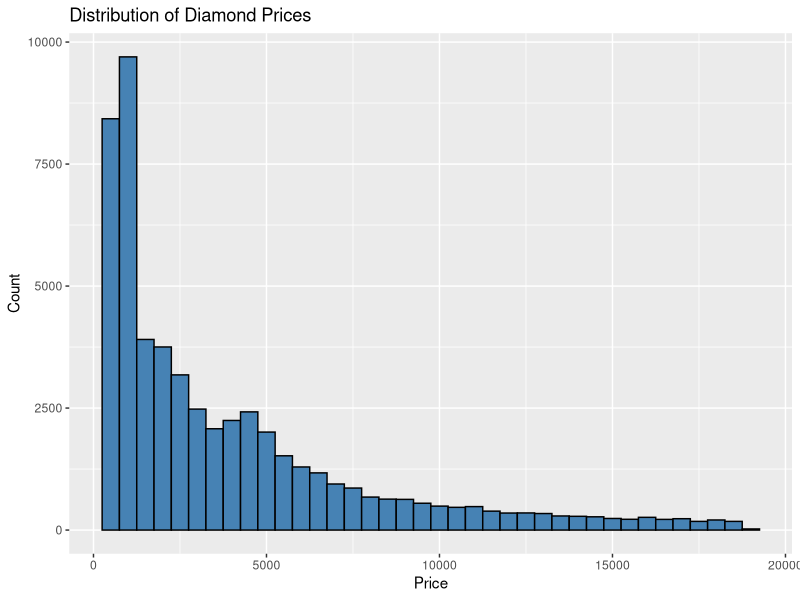
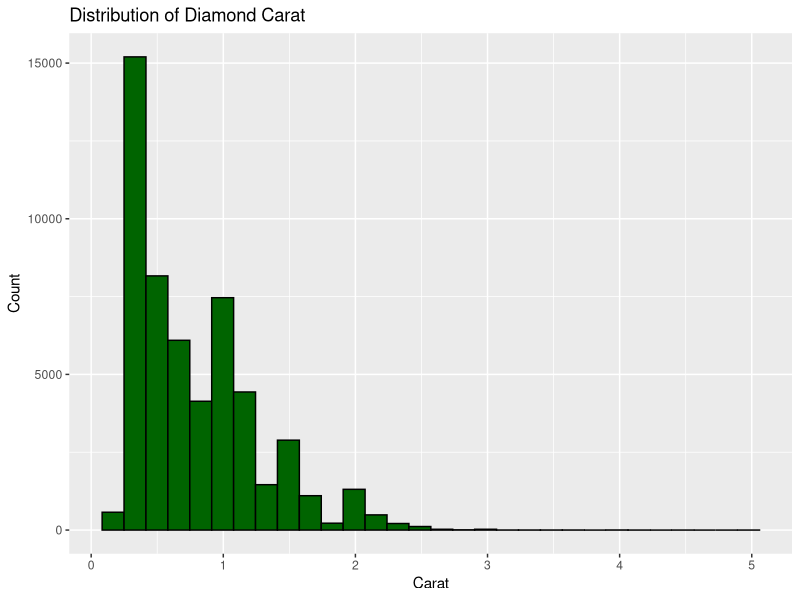
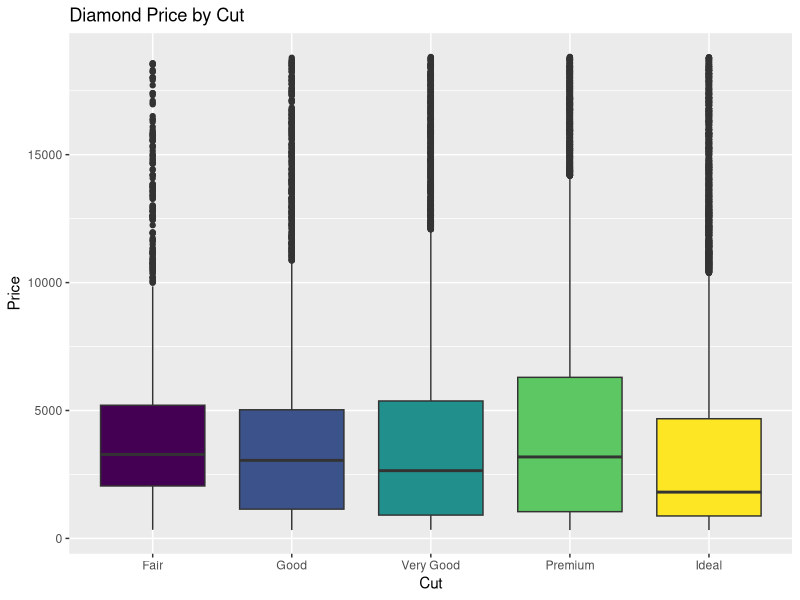
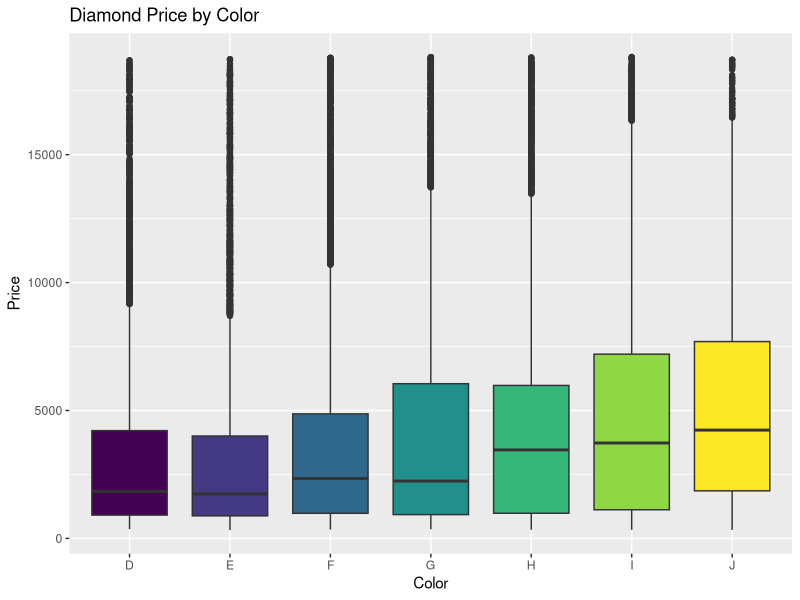
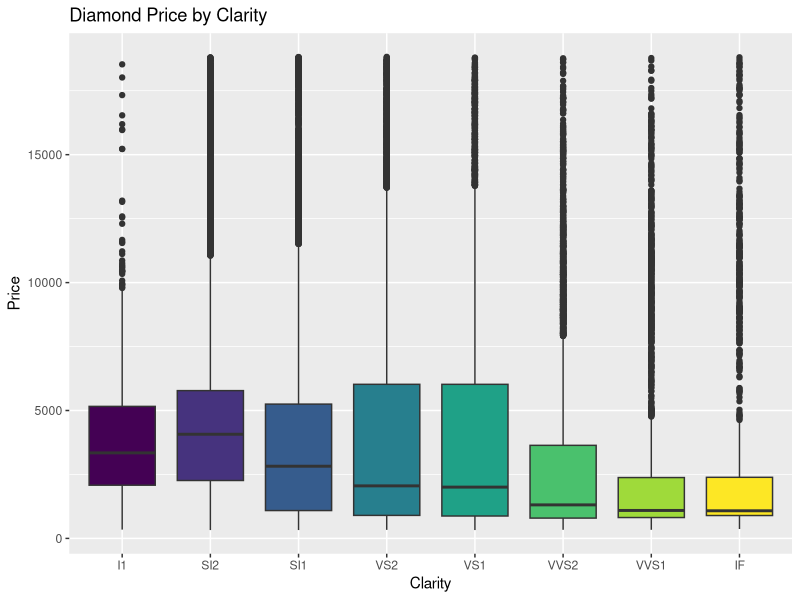
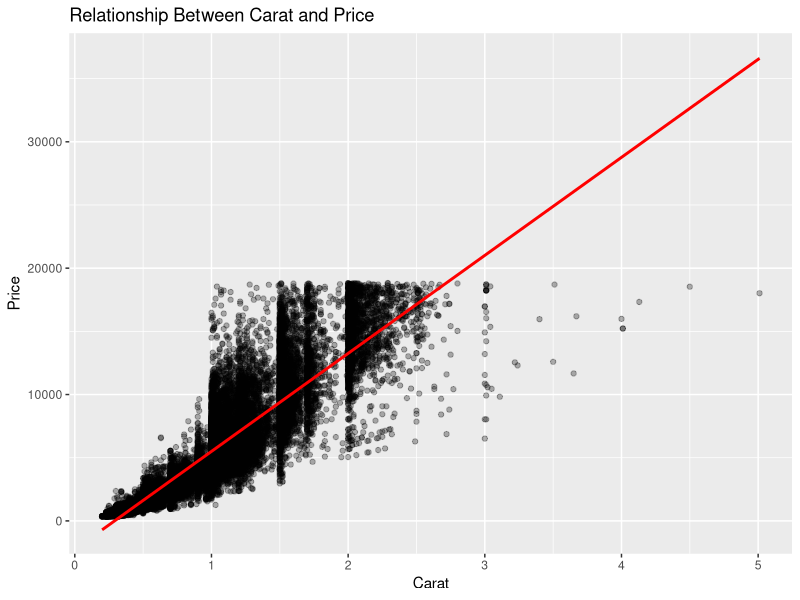
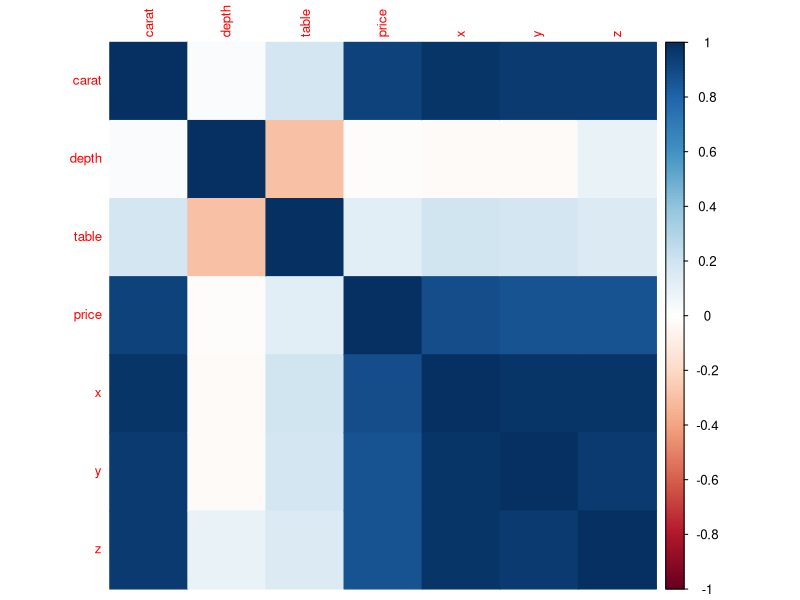
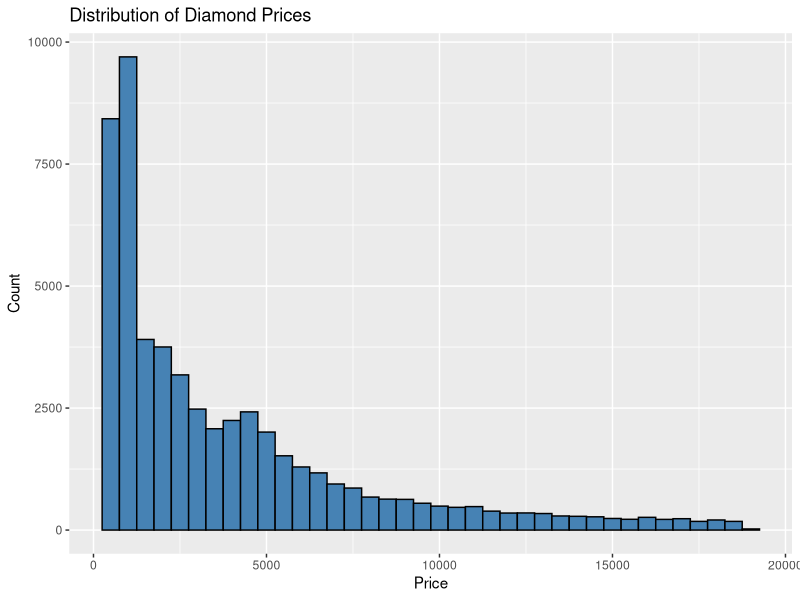

Recreate these plots in R, in order.
############################################################
# Diamond Price Analysis
# Author: Sruthirekha Ashokkumar
# Description:
# This project explores the relationship between diamond
# characteristics and price using the built-in diamonds
# dataset from the ggplot2 package.
############################################################

# ===============================
# Load Required Packages
# ===============================

library(ggplot2)
library(dplyr)
library(GGally)
library(corrplot)

# ===============================
# Load Dataset
# ===============================

data("diamonds")

# ===============================
# Explore the Dataset
# ===============================

head(diamonds)
str(diamonds)
summary(diamonds)
dim(diamonds)

# Check for missing values
colSums(is.na(diamonds))

# ===============================
# Histogram of Diamond Prices
# ===============================

price_hist <- ggplot(diamonds, aes(price)) +
  geom_histogram(binwidth = 500, fill = "steelblue", color = "black") +
  labs(
    title = "Distribution of Diamond Prices",
    x = "Price",
    y = "Count"
  )

price_hist

# Save Plot
ggsave(
  filename = "plots/histogram_price.png",
  plot = price_hist,
  width = 8,
  height = 5
)

# ===============================
# Histogram of Carat
# ===============================

carat_hist <- ggplot(diamonds, aes(carat)) +
  geom_histogram(bins = 30, fill = "darkgreen", color = "black") +
  labs(
    title = "Distribution of Diamond Carat",
    x = "Carat",
    y = "Count"
  )

carat_hist

ggsave(
  filename = "plots/histogram_carat.png",
  plot = carat_hist,
  width = 8,
  height = 5
)

# ===============================
# Boxplot by Cut
# ===============================

cut_plot <- ggplot(diamonds,
                   aes(cut, price, fill = cut)) +
  geom_boxplot() +
  theme(legend.position = "none") +
  labs(
    title = "Diamond Price by Cut",
    x = "Cut",
    y = "Price"
  )

cut_plot

ggsave(
  filename = "plots/boxplot_cut.png",
  plot = cut_plot,
  width = 8,
  height = 5
)

# ===============================
# Boxplot by Color
# ===============================

color_plot <- ggplot(diamonds,
                     aes(color, price, fill = color)) +
  geom_boxplot() +
  theme(legend.position = "none") +
  labs(
    title = "Diamond Price by Color",
    x = "Color",
    y = "Price"
  )

color_plot

ggsave(
  filename = "plots/boxplot_color.png",
  plot = color_plot,
  width = 8,
  height = 5
)

# ===============================
# Boxplot by Clarity
# ===============================

clarity_plot <- ggplot(diamonds,
                       aes(clarity, price, fill = clarity)) +
  geom_boxplot() +
  theme(legend.position = "none") +
  labs(
    title = "Diamond Price by Clarity",
    x = "Clarity",
    y = "Price"
  )

clarity_plot

ggsave(
  filename = "plots/boxplot_clarity.png",
  plot = clarity_plot,
  width = 8,
  height = 5
)

# ===============================
# Scatter Plot
# ===============================

scatter_plot <- ggplot(diamonds,
                       aes(carat, price)) +
  geom_point(alpha = 0.3) +
  geom_smooth(method = "lm", color = "red") +
  labs(
    title = "Relationship Between Carat and Price",
    x = "Carat",
    y = "Price"
  )

scatter_plot

ggsave(
  filename = "plots/scatter_carat_price.png",
  plot = scatter_plot,
  width = 8,
  height = 5
)

# ===============================
# Correlation Matrix
# ===============================

numeric_data <- diamonds %>%
  select(carat, depth, table, price, x, y, z)

cor_matrix <- cor(numeric_data)

print(cor_matrix)

corrplot(
  cor_matrix,
  method = "color",
  tl.cex = 0.8
)

png(
  filename = "plots/correlation_heatmap.png",
  width = 800,
  height = 600
)

corrplot(
  cor_matrix,
  method = "color",
  tl.cex = 0.8
)

dev.off()

# ===============================
# Summary Statistics
# ===============================

summary(diamonds)

diamonds %>%
  group_by(cut) %>%
  summarise(
    AveragePrice = mean(price),
    MedianPrice = median(price)
  )

diamonds %>%
  group_by(color) %>%
  summarise(
    AveragePrice = mean(price)
  )

diamonds %>%
  group_by(clarity) %>%
  summarise(
    AveragePrice = mean(price)
  )

# ===============================
# Linear Regression Model
# ===============================

model <- lm(
  price ~ carat + depth + table + x + y + z,
  data = diamonds
)

summary(model)

# ===============================
# Predict Diamond Price
# ===============================

prediction <- predict(
  model,
  newdata = data.frame(
    carat = 1,
    depth = 61,
    table = 57,
    x = 6.4,
    y = 6.4,
    z = 3.9
  )
)

prediction

# ===============================
# End of Analysis
# ===============================
